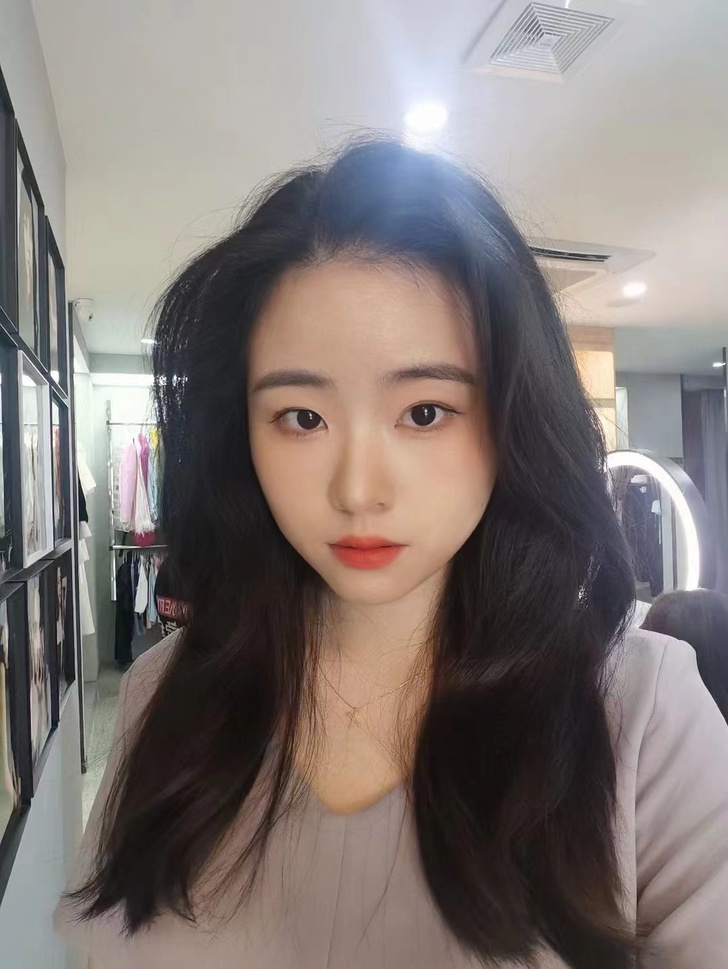
#> input picture 128游学孟-广州/第四周作业/canny/cannyphoto.jpg, 728 x 969 px, shrunk from 1080 x 1437 before the run, found by its file name
$ python canny.py
#> lines starting #> are read from the running program, lines starting #| are printed output that depends on the picture
import cv2

# 读取图像
# image = cv2.imread('D://xuexi//zuoye//week4//canny//cannyphoto.jpg')

#读取图片
image = cv2.imread('D://xuexi//zuoye//week4//canny//cannyphoto.jpg',0)
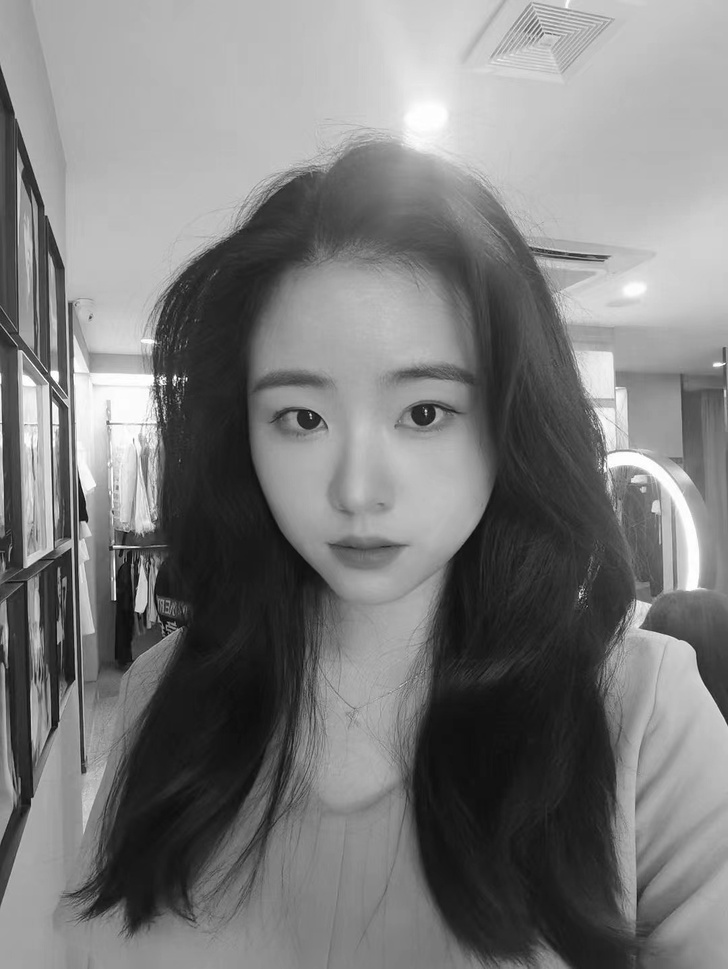
#> image: shape (969, 728); min 0, max 255, mean 123.3

#噪声抑制 - 高斯滤波
blurred  = cv2.GaussianBlur(image,(5,5),0)
threshold1 = 20
threshold2 = 50

# 运行Canny算法
edges = cv2.Canny(blurred,threshold1,threshold2)
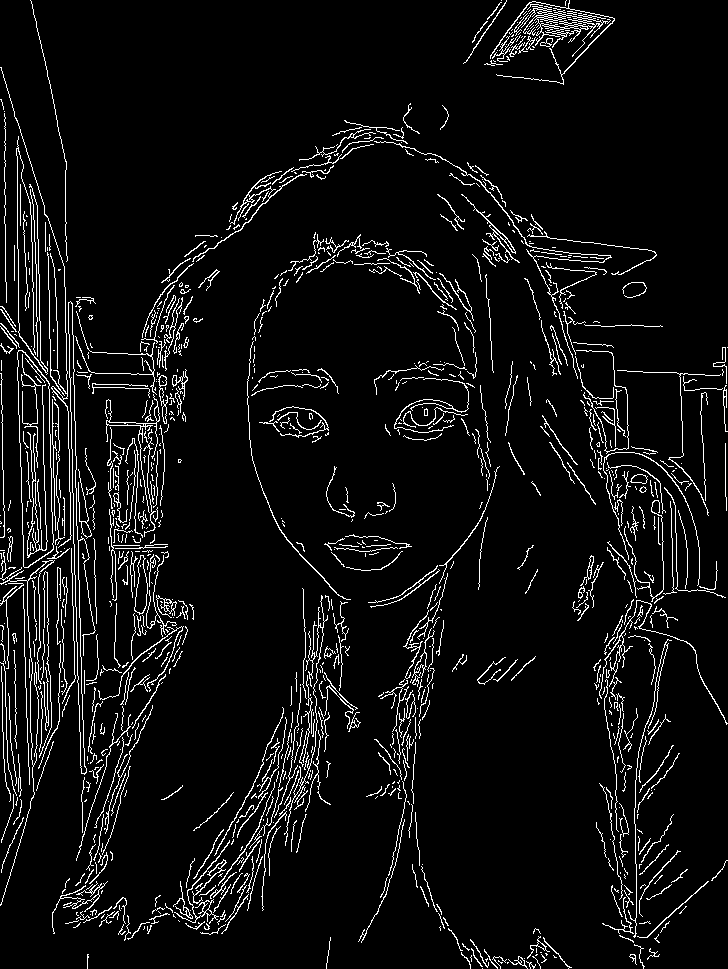
#> edges: shape (969, 728); 6% white in thin lines or dots

cv2.imshow('canny',edges)
cv2.waitKey(0)
cv2.destroyAllWindows()
